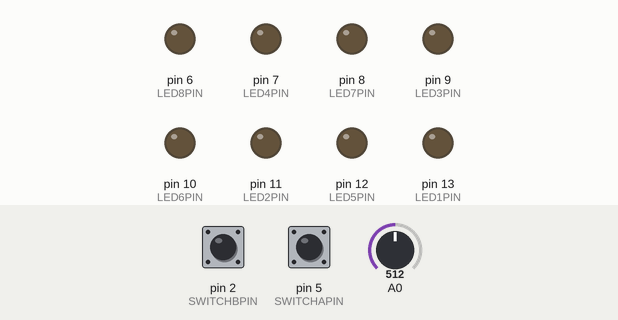
This sketch was run on a simulated Arduino Uno, built with avr-gcc and run on an emulated ATmega328P. Parts: output pins drawn as LEDs (lit = HIGH). Dashed ring = blinking. The test bench sets the inputs (shaded band); at power-on: pin 2 (SWITCHBPIN) HIGH, pin 5 (SWITCHAPIN) HIGH, A0 = 512. What the sketch prints to the serial monitor is not drawn.

Above: at 1.2 s.
1.3 s: pin 2 (SWITCHBPIN) pulled LOW for 0.15 s
At 4.2 s:
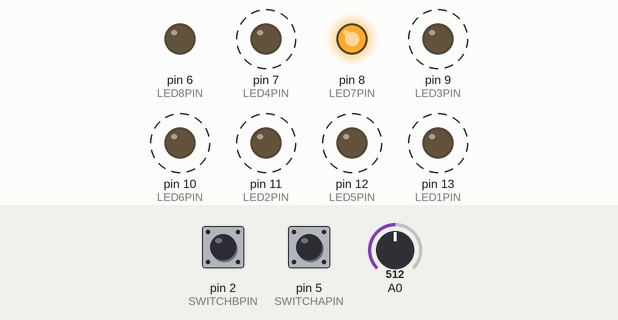
4.3 s: pin 5 (SWITCHAPIN) pulled LOW for 0.15 s
At 5.1 s:
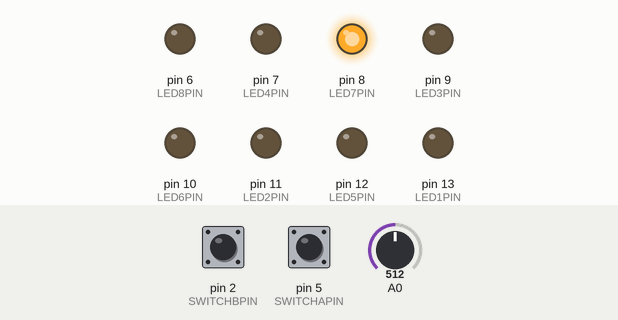
7.4 s: pin 2 (SWITCHBPIN) pulled LOW for 1 s
At 10.3 s:
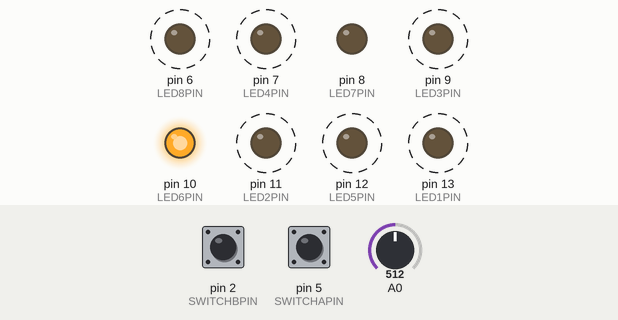
10.4 s: pin 5 (SWITCHAPIN) pulled LOW for 1 s
At 11.3 s:
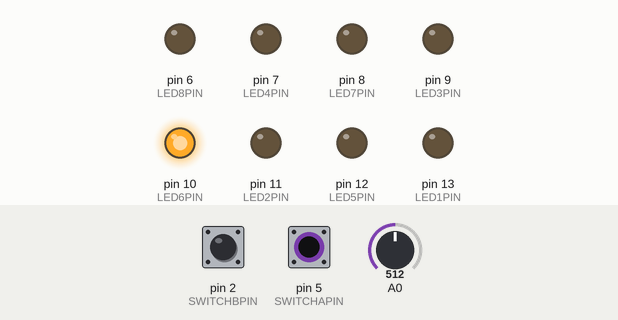
Timing chart, 0 to 13.4 s (numbered marks = the images above; inputs shaded):
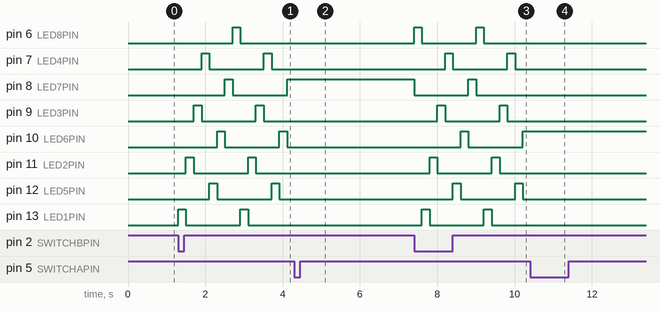

The sketch:

Controllers1.ino
```cpp
#define LED1PIN  13
#define LED2PIN  11
#define LED3PIN  9
#define LED4PIN  7
#define LED5PIN  12
#define LED6PIN  10
#define LED7PIN  8
#define LED8PIN  6

#define SWITCHAPIN  5
#define SWITCHBPIN  2

void setup()
{
  pinMode(LED1PIN, OUTPUT);
  pinMode(LED2PIN, OUTPUT);
  pinMode(LED3PIN, OUTPUT);
  pinMode(LED4PIN, OUTPUT);
  pinMode(LED5PIN, OUTPUT);
  pinMode(LED6PIN, OUTPUT);
  pinMode(LED7PIN, OUTPUT);
  pinMode(LED8PIN, OUTPUT);

  pinMode(SWITCHAPIN, INPUT);
  pinMode(SWITCHBPIN, INPUT);

  digitalWrite(SWITCHAPIN, HIGH);
  digitalWrite(SWITCHBPIN, HIGH);

  Serial.begin(31250);
}

void sendNote(byte note, byte velocity)
{
  Serial.write((byte)0x90);
  Serial.write(note);
  Serial.write(velocity);
}

void sendController(byte cc, byte value)
{
  Serial.write((byte)0xB0);
  Serial.write(cc);
  Serial.write(value);
}

byte notes[8] = {
  48,
  48,
  47,
  48,
  48,
  48,
  51,
  48
};


byte playIndex = 0;
byte lastNote = 0;
byte isRunning = 0;
int lastModWheel = 0;

unsigned long nextNoteTime = 0;

void loop()
{
  if(isRunning)
  {
    unsigned long thisTime = millis();
    if(thisTime > nextNoteTime)
    {
      if(lastNote > 0)
        sendNote(lastNote, 0);

      byte thisNote = notes[playIndex];
      sendNote(thisNote, 127);
      lastNote = thisNote;
      nextNoteTime = thisTime + 200;

      digitalWrite(LED1PIN, (playIndex == 0) ? HIGH: LOW);
      digitalWrite(LED2PIN, (playIndex == 1) ? HIGH: LOW);
      digitalWrite(LED3PIN, (playIndex == 2) ? HIGH: LOW);
      digitalWrite(LED4PIN, (playIndex == 3) ? HIGH: LOW);
      digitalWrite(LED5PIN, (playIndex == 4) ? HIGH: LOW);
      digitalWrite(LED6PIN, (playIndex == 5) ? HIGH: LOW);
      digitalWrite(LED7PIN, (playIndex == 6) ? HIGH: LOW);
      digitalWrite(LED8PIN, (playIndex == 7) ? HIGH: LOW);

      playIndex = playIndex + 1;
      if(playIndex >= 8)
        playIndex = 0;
    }
  }

  if(digitalRead(SWITCHBPIN) == LOW)
  {
    isRunning= 1;
  }
  else if(digitalRead(SWITCHAPIN) == LOW && isRunning == 1)
  {
    isRunning = 0;
    if(lastNote > 0)
      sendNote(lastNote, 0);
  }

  int thisModWheel = analogRead(0)/8;
  if(thisModWheel < lastModWheel - 1 || thisModWheel > lastModWheel + 1)
  {
    sendController(1, thisModWheel) ;
    lastModWheel = thisModWheel;
  }

}
```

Measured:
- after the input at 1.3 s, pin 6 (LED8PIN): LOW → HIGH after 1.4 s, → LOW 0.20 s later; pin 7 (LED4PIN): alternates HIGH for 0.20 s and LOW for 1.4 s, starting after 0.60 s
- after the input at 4.3 s, pin 6 (LED8PIN), pin 7 (LED4PIN), pin 9 (LED3PIN), pin 10 (LED6PIN), pin 11 (LED2PIN), pin 12 (LED5PIN), pin 13 (LED1PIN): stops changing and stays LOW; pin 8 (LED7PIN): stops changing and stays HIGH
- after the input at 7.4 s, pin 6 (LED8PIN): alternates HIGH for 0.20 s and LOW for 1.4 s, starting at once; pin 7 (LED4PIN): alternates HIGH for 0.20 s and LOW for 1.4 s, starting after 0.80 s
- after the input at 10.4 s, pin 6 (LED8PIN), pin 7 (LED4PIN), pin 8 (LED7PIN), pin 9 (LED3PIN), pin 11 (LED2PIN), pin 12 (LED5PIN), pin 13 (LED1PIN): stops changing and stays LOW; pin 10 (LED6PIN): stops changing and stays HIGH
